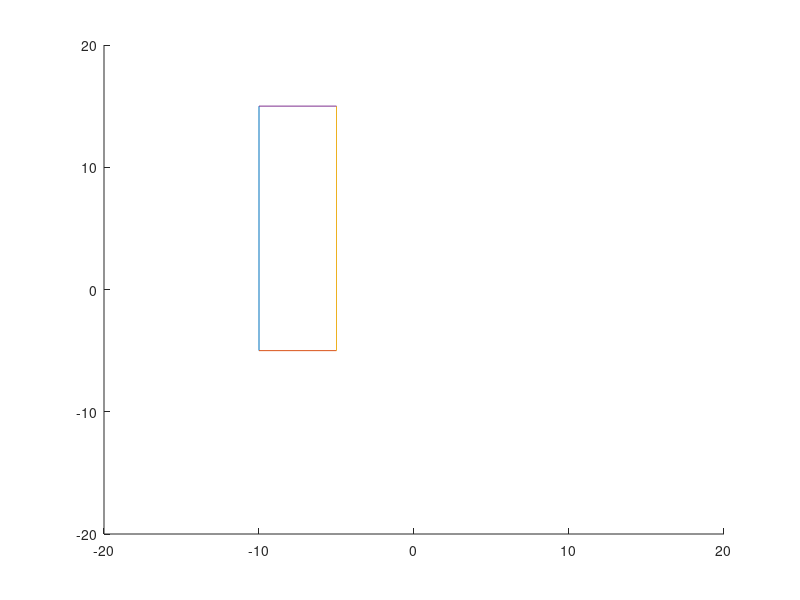

The MATLAB script that drew this image: (Note: this script raises an error after producing the figure.)

%plot existing discrete obstacle map
clear all
close all
load polygObst_lawnmowerMap


hold on
polygon = [];
firstEdge=1;
j = 1;
for(i=1:length(x1))
    
    edges(i,1)=i;
    if (buttonCopy(i)==1)
        edges(i,2)=i+1;
    elseif (buttonCopy(i)==3)
        edges(i,2)=firstEdge;
        firstEdge=i+1;
    end
    plot([x1(edges(i,1)),x1(edges(i,2))],[y1(edges(i,1)),y1(edges(i,2))]);
    axis([-20 20 -20 20])
    
    hold on
    drawnow
    
    
    polygon(j, 1) = x1(edges(i,1));
    polygon(j, 2) = y1(edges(i,1));
    
    j = j + 1;
    if (buttonCopy(i)==3)
        polygon
        extendedPolygon = extendPoly ( polygon , 1 );
        for k=1:length(extendedPolygon)
           toPlot=extendedPolygon{k};
           line(toPlot(:,1),toPlot(:,2),'Color','b');
        end
        hold on
        clear polygon
        j = 1;
    end
end
%extendedPolygon = extendPoly ( polygon , range, resolution )


%plot(startPos(1),startPos(2),'x')
%plot(goalPos(1),goalPos(2),'*')

hold off

%creating new maps
% figure
% plot([0 100 100 0 0],[0 0 100 100 0])
% 
% [x,y,button] = ginput();
% startPos=[30 70];
% goalPos=[80 30];

%save('polygObst','x','y','button','startPos','goalPos')

%print -deps2 polygonalMap.eps












